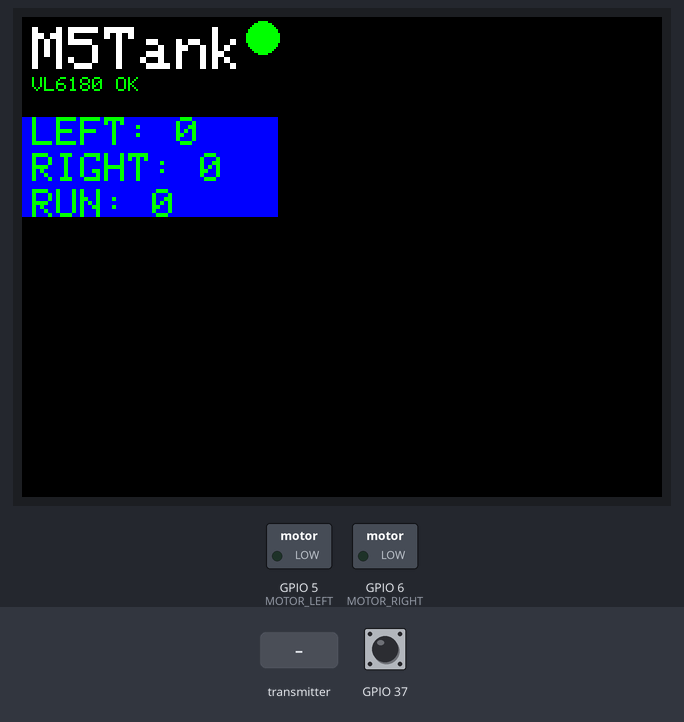
A program run on a simulated ESP32-S3. Parts: 320×240 colour display, switched loads named in the program (green lamp = pin HIGH). Inputs (shaded band) come from the test bench; at power-on: GPIO 37 HIGH. What the program prints to the serial monitor is not drawn.

Above: at 1.4 s.
1.5 s: the transmitter starts sending left = 1
At 2.4 s:
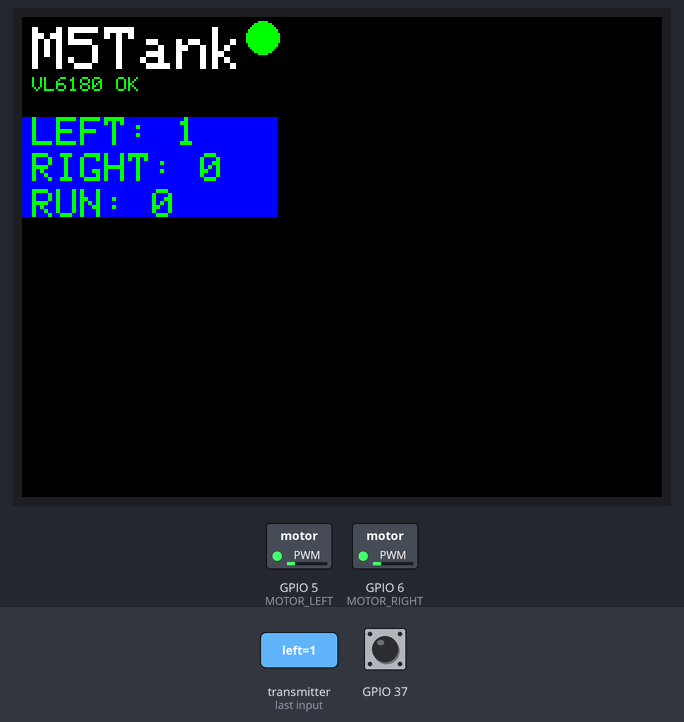
3.3 s: the transmitter starts sending run = 1
At 4.3 s:
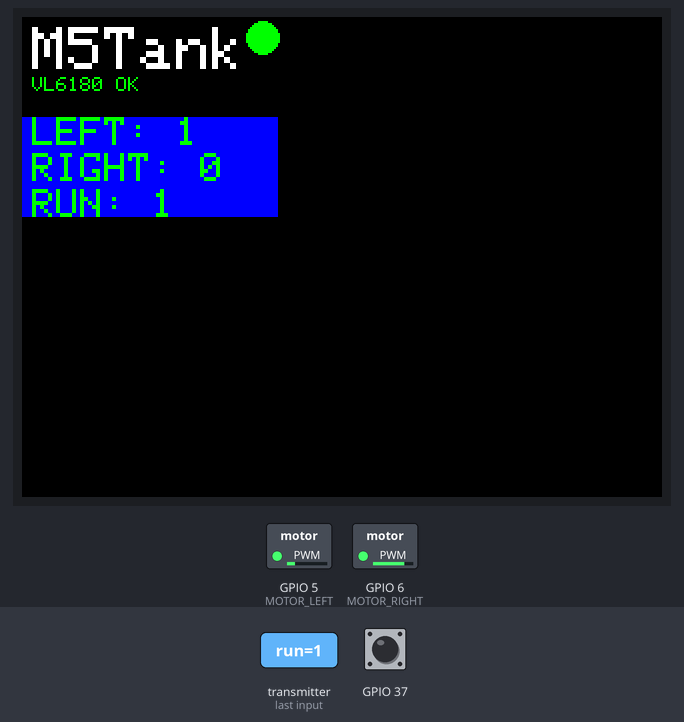
4.8 s: the transmitter starts sending right = 1
6.3 s: the transmitter starts sending left = 0
At 7.4 s:
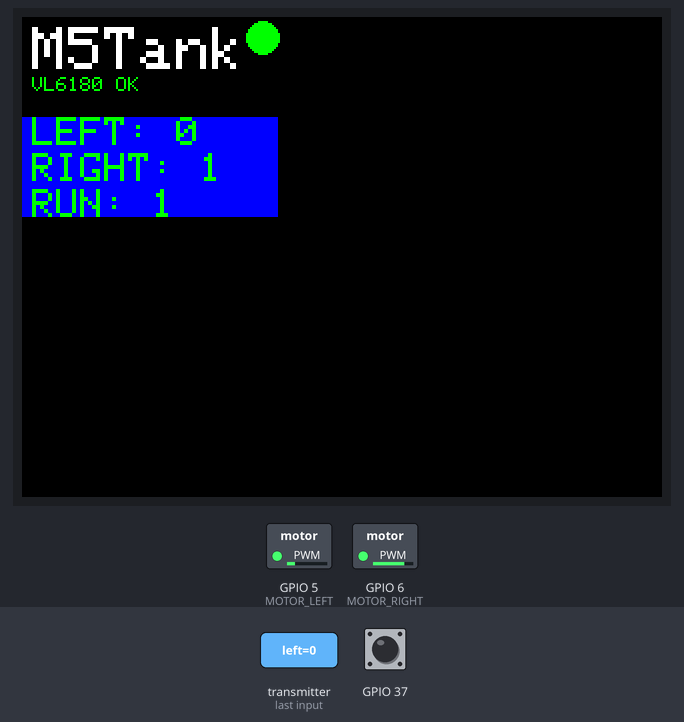
7.8 s: the transmitter starts sending run = 0
At 9.0 s:
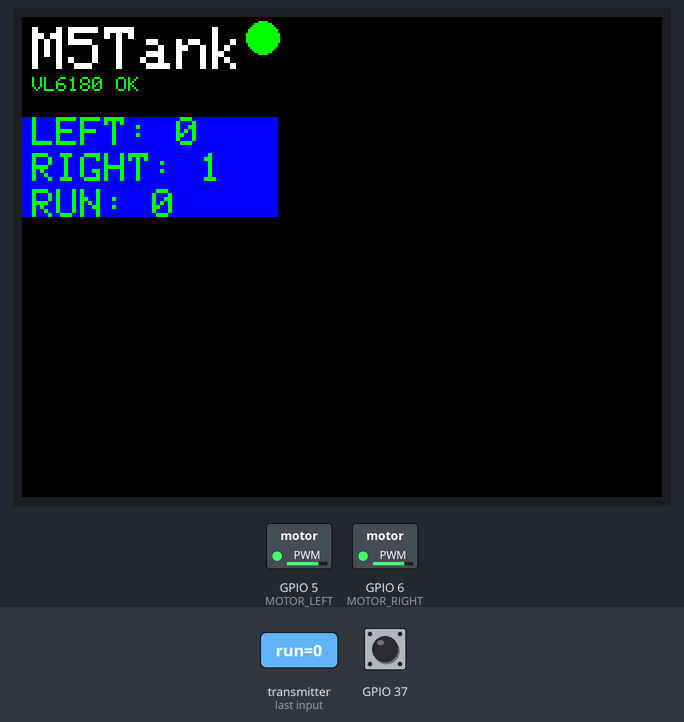
9.3 s: the transmitter starts sending right = 0
At 10.8 s:
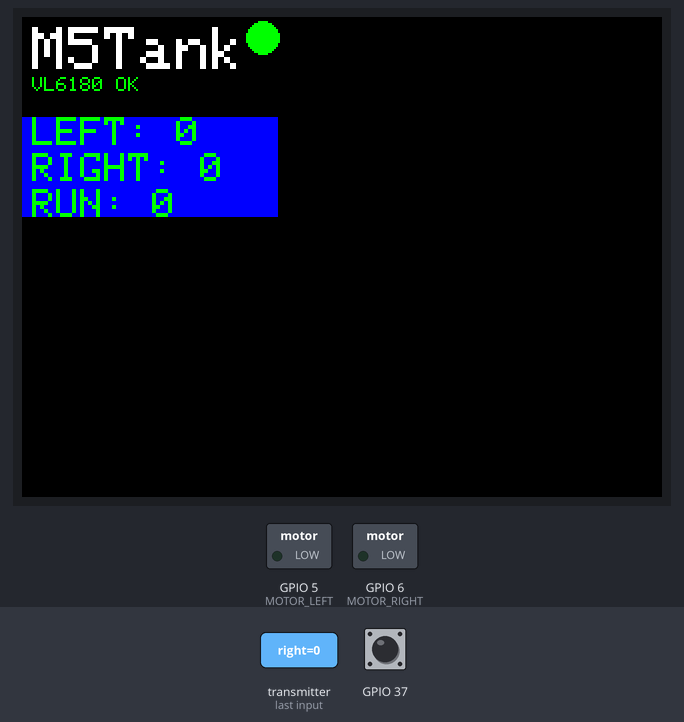
Timing chart, 0 to 12.3 s (numbered marks = the images above; inputs shaded):
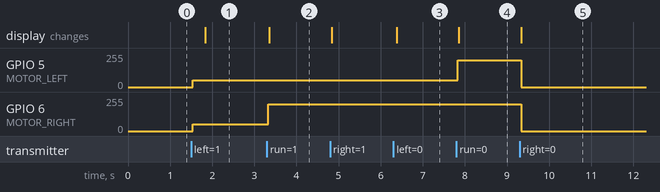

The program:

main.cpp
```cpp
#include <m5unified.h>
#include <esp_now.h>
#include <WiFi.h>
#include <M5GFX.h>
#include <Adafruit_VL6180X.h>
#include <math.h>
#include <Arduino.h>
#include <WiFi.h>
#include <Wire.h>

// ATOM S3 Tank Mac Address: DC:54:75:D0:9A:08
const int MOTOR_LEFT = 5;
const int MOTOR_RIGHT = 6;

const int MLEFT = 0;
const int MRIGHT = 1;

// setting PWM properties
const int pwmfreq1 = 400;
const int pwmResolution1 = 8;

const int pwmfreq2 = 400;
const int pwmResolution2 = 8;

int mode = 0; // 0: tank 1: distancia

Adafruit_VL6180X vl = Adafruit_VL6180X();

// Structure example to receive data
// Must match the sender structure
typedef struct struct_message {
    bool left;
    bool run;
    bool right;
    float x;
    float y;
    float z;
} struct_message;

// Create a struct_message called myData
struct_message rfData;

// callback function that will be executed when data is received
void OnDataRecv(const uint8_t * mac, const uint8_t *incomingData, int len) {
  memcpy(&rfData, incomingData, sizeof(rfData));
}

//==========================================================================================
void setup() {

    M5.begin();
    M5.Power.begin();
    Serial.begin (115200);

    // espera al dispositivo USB
    while (!Serial) {
      delay(1);
    }

    Serial.println("Serial OK");

    Wire.begin(38, 39);

    // Borramos la pantalla
    M5.Lcd.fillScreen(TFT_BLACK);

    // Activamos Wifi
    WiFi.mode(WIFI_STA);

    // Iniciamos ESP-NOW
    if (esp_now_init() != ESP_OK) {
      M5.Lcd.setTextSize(2);
      M5.Lcd.setCursor(5, 5);
      M5.Lcd.setTextColor(TFT_RED);
      M5.Lcd.println("ESP-NOW Error");
      return;
    }

    // Función que recibe los datos ESP-NOW desde el emisor
    esp_now_register_recv_cb(OnDataRecv);

    // M5Tank!
    M5.Lcd.setTextSize(3);
    M5.Lcd.setCursor(5, 5);
    M5.Lcd.println("M5Tank");

    // Mostramos la dirección MAC
    //M5.Lcd.setTextSize(1);
    //M5.Lcd.setCursor(5, 50);
    //M5.Lcd.setTextColor(TFT_BLUE);
    //M5.Lcd.println(WiFi.macAddress());

    // Datos IMU recibidos
    M5.Lcd.setTextColor(TFT_GREEN);
    M5.Lcd.setTextSize(2);
    M5.Lcd.setCursor(5, 50);
    M5.Lcd.println("X: 0.0");
    M5.Lcd.setCursor(5, 68);
    M5.Lcd.println("Y: 0.0");
    M5.Lcd.setCursor(5, 86);
    M5.Lcd.println("Z: 0.0");

    // Inicializa el sensor laser
    if (!vl.begin()) {
      M5.Lcd.setTextColor(TFT_RED);
      M5.Lcd.setTextSize(1);
      M5.Lcd.setCursor(5, 30);
      M5.Lcd.println("VL6180 error!");
    }
    else
    {
      M5.Lcd.setTextColor(TFT_GREEN);
      M5.Lcd.setTextSize(1);
      M5.Lcd.setCursor(5, 30);
      M5.Lcd.println("VL6180 OK");
    }

    // configure LED PWM functionalitites
    ledcSetup(MLEFT, pwmfreq1, pwmResolution1);
    ledcSetup(MRIGHT, pwmfreq2, pwmResolution2);

    // attach the channel to the GPIO to be controlled
    ledcAttachPin(MOTOR_LEFT, MLEFT);
    ledcAttachPin(MOTOR_RIGHT, MRIGHT);

}

// MLEFT or MRIGHT
// Speed: 0-255
void setMotorSpeed(int motor, int speed) { ledcWrite(motor, speed); }

//==========================================================================================
void loop() {
/*
M5.Lcd.setCursor(5,5);
M5.Lcd.print("Hello: ");

M5.Lcd.setCursor(20,5);
M5.Lcd.print(random(0, 10000));
*/


    M5.update();

    M5.Lcd.fillRect(0, 50, 128, 50, TFT_BLUE);

    // Datos IMU recibidos
    M5.Lcd.setTextColor(TFT_GREEN);
    M5.Lcd.setTextSize(2);
    M5.Lcd.setCursor(5, 50);
    M5.Lcd.print("LEFT: ");
    M5.Lcd.println(rfData.left);

    M5.Lcd.setCursor(5, 68);
    M5.Lcd.print("RIGHT: ");
    M5.Lcd.println(rfData.right);

    M5.Lcd.setCursor(5, 86);
    M5.Lcd.print("RUN: ");
    M5.Lcd.println(rfData.run);

    // Cambiamos modo
    if (M5.BtnA.wasClicked())
    {
      if (mode == 0) { mode = 1; }
      else { mode = 0; }
    }

    M5.Lcd.fillRect(0, 100, 128, 28, TFT_BLACK);

    if (mode == 0)
    {
      if (rfData.run == 1)
      {

        setMotorSpeed(MLEFT, 50);
        setMotorSpeed(MRIGHT, 200);

      }
      else if (rfData.left == 1)
      {
        setMotorSpeed(MLEFT, 50);
        setMotorSpeed(MRIGHT, 50);
      }
      else if (rfData.right == 1)
      {
        setMotorSpeed(MLEFT, 200);
        setMotorSpeed(MRIGHT, 200);
      }
      else {
        setMotorSpeed(MLEFT, 0);
        setMotorSpeed(MRIGHT, 0);
      }
    }
  else { // Mode 1
      // Leemos distancia
      uint8_t range = vl.readRange();
      uint8_t status = vl.readRangeStatus();

      int distancia = 0;
      if (status == VL6180X_ERROR_NONE) {
        distancia = range;
      }

      // Barra de distancia
      M5.Lcd.fillRect(0, 110, distancia, 18, TFT_RED);

      if (distancia > 0)
      {
        if (distancia > 90)
        {
          setMotorSpeed(MLEFT, 50);
          setMotorSpeed(MRIGHT, 200);
        }
        else
        {
          if (distancia < 110)
          {
            setMotorSpeed(MLEFT, 200);
            setMotorSpeed(MRIGHT, 50);
          }
        }
      }
      else
      {
        setMotorSpeed(MLEFT, 0);
        setMotorSpeed(MRIGHT, 0);
      }

    }

    if (mode == 0) { M5.Lcd.fillCircle(120, 10, 8, TFT_GREEN); }
    else { M5.Lcd.fillCircle(120, 10, 8, TFT_RED); }

    delay(10);

}
//==========================================================================================
```

Measured:
- after the input at 1.5 s, GPIO 5 (MOTOR_LEFT), GPIO 6 (MOTOR_RIGHT): 0/255 → 50/255 at once; the display: changes after 0.34 s (image 1)
- after the input at 3.3 s, GPIO 6 (MOTOR_RIGHT): 50/255 → 199/255 at once; the display: changes after 0.06 s (image 2)
- after the input at 6.3 s, the display: changes after 0.08 s (image 3)
- after the input at 7.8 s, GPIO 5 (MOTOR_LEFT): 50/255 → 199/255 at once; the display: changes after 0.06 s (image 4)
- after the input at 9.3 s, GPIO 5 (MOTOR_LEFT), GPIO 6 (MOTOR_RIGHT): 199/255 → 0/255 at once; the display: changes at once (image 5)
